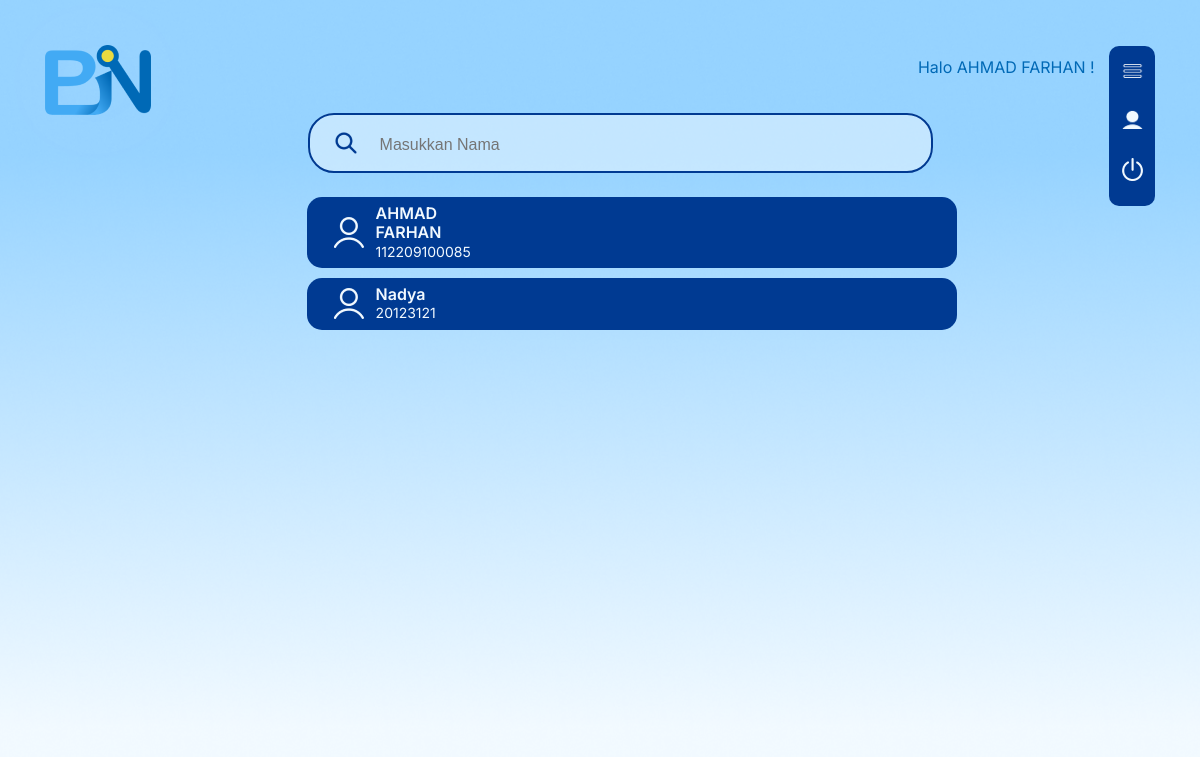
The app's page /Userhome.php (signed in), older data.
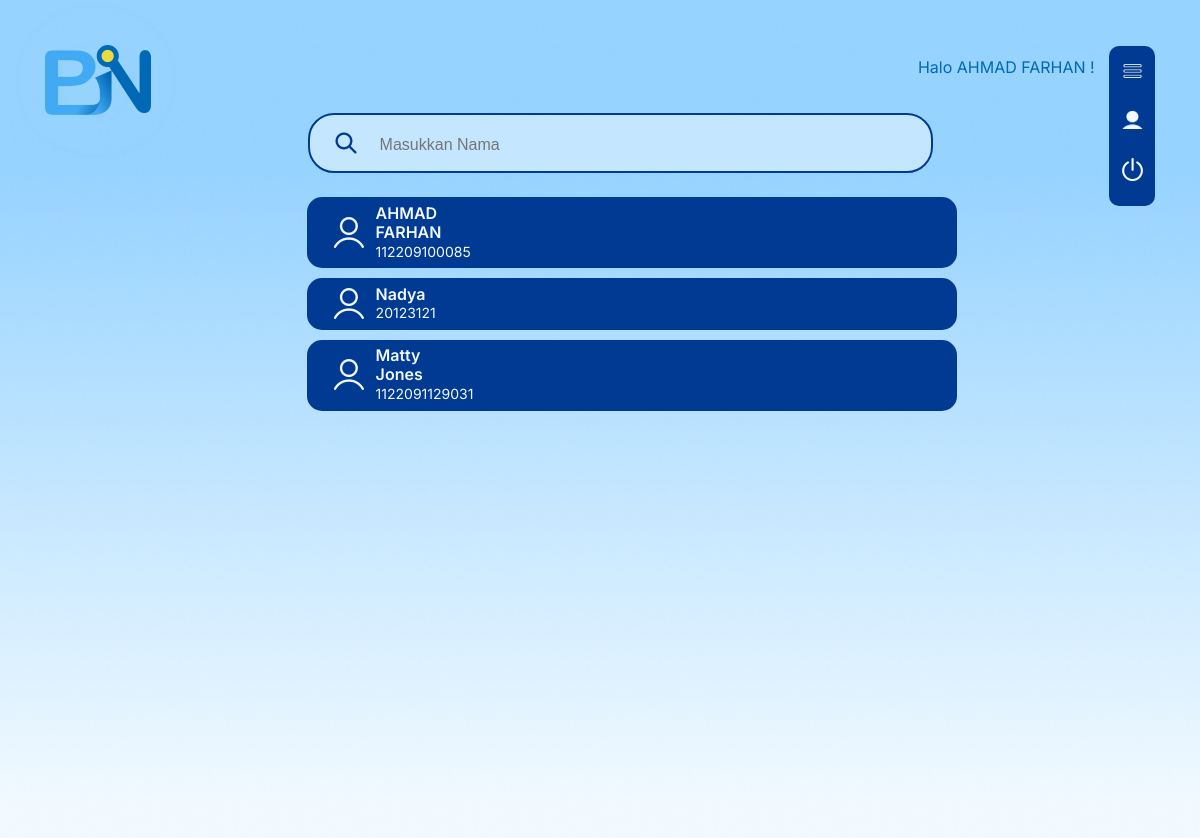
The same page, newer data.
### tables this page shows
CREATE TABLE `mahasiswa` (
  `user_id` int(11) NOT NULL,
  `nama` varchar(100) NOT NULL,
  `nim` varchar(20) NOT NULL,
  `prodi` varchar(100) NOT NULL,
  `fakultas` varchar(100) NOT NULL,
  `username` varchar(50) NOT NULL,
  `password` varchar(255) NOT NULL,
  `address` varchar(255) NOT NULL,
  `latitude` float NOT NULL,
  `longitude` float NOT NULL,
  `angkatan` varchar(20) NOT NULL,
  `masa_studi` varchar(50) DEFAULT NULL
);

### Userhome.php (the view, shortened to what this page needs)
<!DOCTYPE html>
<html>
<?php
$nama = $_SESSION['nama'];
?>
<head>
    <link rel="stylesheet" href="https://stackpath.bootstrapcdn.com/font-awesome/4.7.0/css/font-awesome.min.css" />
    <link rel="stylesheet" href="https://unpkg.com/aos@2.3.1/dist/aos.css" />
    <link rel="stylesheet" href="./css/common.css" />
    <link rel="stylesheet" href="./css/fonts.css" />
    <link rel="stylesheet" href="./css/style.css" />
</head>
<body class="flex-column">
    <div class="adminhome root" style="--src:url(../assets/backgroundhome.png)">
        <img class="image1" src="./assets/BINlogo.png" alt="BIN logo" />
        <div class="flex_row">
            <div class="flex_col">
                <h5 class="highlight">Halo <?= htmlspecialchars($nama); ?>!</h5>
                <div class="flex_row1">
                    <div class="flex_col1">
                        <div class="content_box">
                            <img class="image2" src="./assets/serch.png" alt="Serch Icon" />
                            <form action="" method="GET">
                                <input type="text" name="search" class="input_mencari_user" placeholder="Masukkan Nama" value="<?php echo isset($_GET['search']) ? $_GET['search'] : ''; ?>" />
                            </form>
                        </div>
                        <div class="flex_col2">
                            <div class="scrollable-container">
                                <?php
                                include 'koneksi.php';
                                $search = isset($_GET['search']) ? $_GET['search'] : '';
                                $sql = "SELECT nama, nim, user_id FROM mahasiswa WHERE nama LIKE '%$search%'";
                                $result = $conn->query($sql);
                                if ($result->num_rows > 0) {
                                    while ($row = $result->fetch_assoc()) {
                                        echo '<div class="group">';
                                        echo '<div class="content_box1" onclick="window.location.href=\'Openprofil.php?user_id=' . $row['user_id'] . '\'">';
                                        echo '<img class="image3" src="./assets/user.png" alt="User image" />';
                                        echo '<div class="flex_col3">';
                                        echo '<h5 class="highlight2">' . $row["nama"] . '</h5>';
                                        echo '<div class="text">' . $row["nim"] . '</div>';
                                        echo '</div>';
                                        echo '</div>';
                                        echo '</div>';
                                    }
                                } else {
                                    echo "Tidak ada hasil";
                                }
                                ?>
                            </div>
                        </div>
                    </div>
                </div>
            </div>
            <div class="content_box4">
                <a href="userhome.php">
                    <img class="image8" src="./assets/menu.png" alt="Menu icon" />
                </a>
                <a href="Userprofil.php">
                    <img class="image6" src="./assets/profile.png" alt="Profile icon" />
                </a>
                <a href="index.php">
                    <img class="image7" src="./assets/exit.png" alt="Exit icon" />
                </a>
            </div>
        </div>
    </div>
</body>
</html>

Row changes from the older to the newer data that the page shows:
added mahasiswa: nama "Matty Jones", nim "1122091129031"
